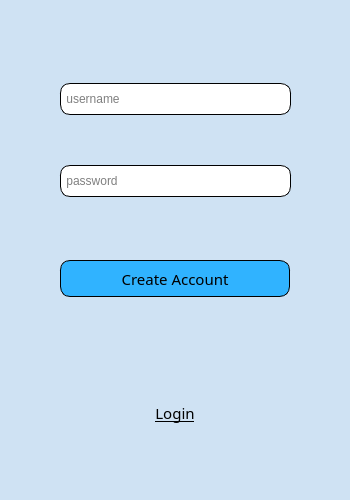
<?xml version="1.0" encoding="UTF-8"?>
<ui version="4.0">
 <class>RegistrationWindow</class>
 <widget class="QDialog" name="RegistrationWindow">
  <property name="geometry">
   <rect>
    <x>0</x>
    <y>0</y>
    <width>350</width>
    <height>500</height>
   </rect>
  </property>
  <property name="sizePolicy">
   <sizepolicy hsizetype="Fixed" vsizetype="Fixed">
    <horstretch>0</horstretch>
    <verstretch>0</verstretch>
   </sizepolicy>
  </property>
  <property name="windowTitle">
   <string>Registration</string>
  </property>
  <property name="styleSheet">
   <string notr="true">background-color:rgb(207,226,243);</string>
  </property>
  <widget class="QPushButton" name="regB">
   <property name="geometry">
    <rect>
     <x>0</x>
     <y>260</y>
     <width>350</width>
     <height>37</height>
    </rect>
   </property>
   <property name="font">
    <font>
     <family>Cascadia Mono</family>
     <pointsize>11</pointsize>
    </font>
   </property>
   <property name="styleSheet">
    <string notr="true">border-style: solid;
border-width:1px;
border-color:black;
background-color: rgb(48,179,255);
border-radius: 10px;
min-height: 35px;
margin: 0px 60px;</string>
   </property>
   <property name="text">
    <string>Create Account</string>
   </property>
  </widget>
  <widget class="QPushButton" name="logB">
   <property name="geometry">
    <rect>
     <x>0</x>
     <y>400</y>
     <width>350</width>
     <height>25</height>
    </rect>
   </property>
   <property name="font">
    <font>
     <family>Cascadia Mono</family>
     <pointsize>11</pointsize>
     <underline>true</underline>
    </font>
   </property>
   <property name="styleSheet">
    <string notr="true">border-radius: 10px;
min-height: 25px;
margin: 0px 80px;</string>
   </property>
   <property name="text">
    <string>Login</string>
   </property>
  </widget>
  <widget class="QWidget" name="layoutWidget">
   <property name="geometry">
    <rect>
     <x>0</x>
     <y>40</y>
     <width>351</width>
     <height>201</height>
    </rect>
   </property>
   <layout class="QVBoxLayout" name="verticalLayout">
    <property name="spacing">
     <number>7</number>
    </property>
    <item>
     <widget class="QLineEdit" name="loginE">
      <property name="styleSheet">
       <string notr="true">border-style: solid;
border-width:1px;
border-color:black;
background-color: white;
border-radius: 10px;
min-height: 30px;
margin: 0px 60px;</string>
      </property>
      <property name="inputMask">
       <string/>
      </property>
      <property name="placeholderText">
       <string> username</string>
      </property>
     </widget>
    </item>
    <item>
     <widget class="QLineEdit" name="passE">
      <property name="styleSheet">
       <string notr="true">border-style: solid;
border-width:1px;
border-color:black;
background-color: white;
border-radius: 10px;
min-height: 30px;
margin: 0px 60px;</string>
      </property>
      <property name="placeholderText">
       <string> password</string>
      </property>
     </widget>
    </item>
   </layout>
  </widget>
 </widget>
 <resources/>
 <connections/>
</ui>
